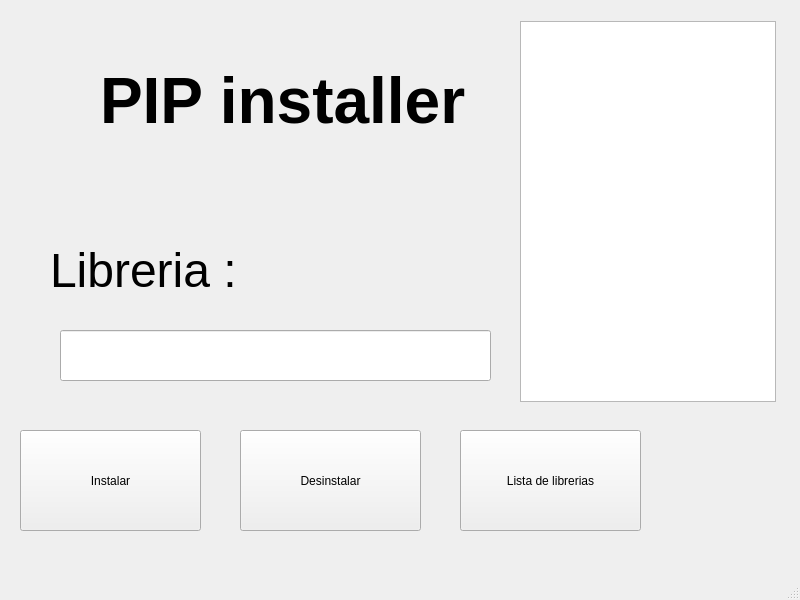
<?xml version="1.0" encoding="UTF-8"?>
<ui version="4.0">
 <class>MainWindow</class>
 <widget class="QMainWindow" name="MainWindow">
  <property name="geometry">
   <rect>
    <x>0</x>
    <y>0</y>
    <width>800</width>
    <height>600</height>
   </rect>
  </property>
  <property name="windowTitle">
   <string>MainWindow</string>
  </property>
  <widget class="QWidget" name="centralwidget">
   <widget class="QLineEdit" name="texto">
    <property name="geometry">
     <rect>
      <x>60</x>
      <y>330</y>
      <width>431</width>
      <height>51</height>
     </rect>
    </property>
    <property name="font">
     <font>
      <pointsize>12</pointsize>
     </font>
    </property>
   </widget>
   <widget class="QLabel" name="label">
    <property name="geometry">
     <rect>
      <x>50</x>
      <y>210</y>
      <width>351</width>
      <height>121</height>
     </rect>
    </property>
    <property name="font">
     <font>
      <pointsize>36</pointsize>
     </font>
    </property>
    <property name="text">
     <string>Libreria :</string>
    </property>
   </widget>
   <widget class="QLabel" name="label_2">
    <property name="geometry">
     <rect>
      <x>100</x>
      <y>40</y>
      <width>451</width>
      <height>121</height>
     </rect>
    </property>
    <property name="font">
     <font>
      <pointsize>48</pointsize>
      <weight>75</weight>
      <bold>true</bold>
     </font>
    </property>
    <property name="text">
     <string>PIP installer</string>
    </property>
   </widget>
   <widget class="QPushButton" name="instalar_boton">
    <property name="geometry">
     <rect>
      <x>20</x>
      <y>430</y>
      <width>181</width>
      <height>101</height>
     </rect>
    </property>
    <property name="text">
     <string>Instalar</string>
    </property>
   </widget>
   <widget class="QPushButton" name="desinstalar_boton">
    <property name="geometry">
     <rect>
      <x>240</x>
      <y>430</y>
      <width>181</width>
      <height>101</height>
     </rect>
    </property>
    <property name="text">
     <string>Desinstalar</string>
    </property>
   </widget>
   <widget class="QLabel" name="resultado">
    <property name="geometry">
     <rect>
      <x>660</x>
      <y>440</y>
      <width>111</width>
      <height>81</height>
     </rect>
    </property>
    <property name="text">
     <string/>
    </property>
    <property name="alignment">
     <set>Qt::AlignCenter</set>
    </property>
   </widget>
   <widget class="QPushButton" name="lista">
    <property name="geometry">
     <rect>
      <x>460</x>
      <y>430</y>
      <width>181</width>
      <height>101</height>
     </rect>
    </property>
    <property name="text">
     <string>Lista de librerias</string>
    </property>
   </widget>
   <widget class="QTextBrowser" name="outputt">
    <property name="geometry">
     <rect>
      <x>520</x>
      <y>21</y>
      <width>256</width>
      <height>381</height>
     </rect>
    </property>
   </widget>
  </widget>
  <widget class="QStatusBar" name="statusbar"/>
 </widget>
 <resources/>
 <connections/>
</ui>
